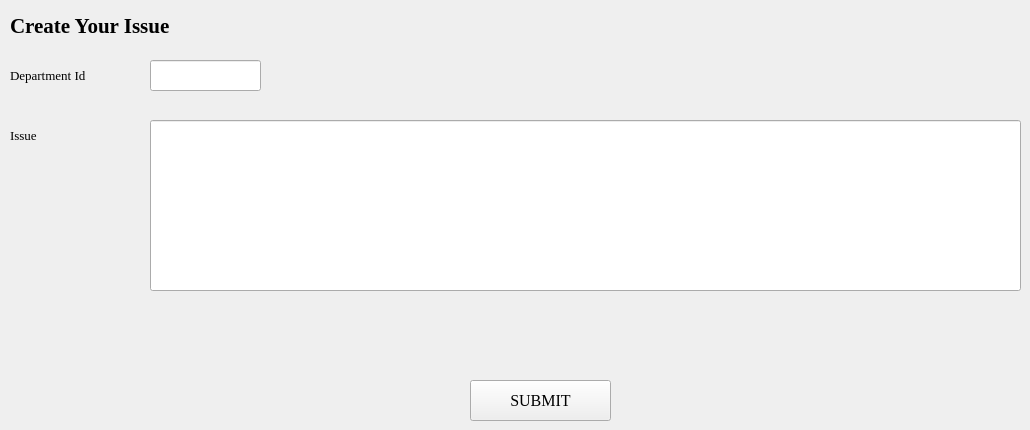
      <widget class="QWidget" name="tab_8">
       <attribute name="title">
        <string>Create Issue</string>
       </attribute>
       <widget class="QPushButton" name="pushButton_8">
        <property name="geometry">
         <rect>
          <x>470</x>
          <y>380</y>
          <width>141</width>
          <height>41</height>
         </rect>
        </property>
        <property name="font">
         <font>
          <family>Georgia</family>
          <pointsize>12</pointsize>
         </font>
        </property>
        <property name="text">
         <string>SUBMIT</string>
        </property>
       </widget>
       <widget class="QLineEdit" name="lineEdit_68">
        <property name="geometry">
         <rect>
          <x>150</x>
          <y>60</y>
          <width>111</width>
          <height>31</height>
         </rect>
        </property>
        <property name="font">
         <font>
          <family>Georgia</family>
          <pointsize>10</pointsize>
         </font>
        </property>
        <property name="text">
         <string/>
        </property>
       </widget>
       <widget class="QLineEdit" name="lineEdit_67">
        <property name="geometry">
         <rect>
          <x>150</x>
          <y>120</y>
          <width>871</width>
          <height>171</height>
         </rect>
        </property>
        <property name="font">
         <font>
          <family>Georgia</family>
          <pointsize>10</pointsize>
         </font>
        </property>
       </widget>
       <widget class="QLabel" name="label_72">
        <property name="geometry">
         <rect>
          <x>10</x>
          <y>120</y>
          <width>91</width>
          <height>31</height>
         </rect>
        </property>
        <property name="font">
         <font>
          <family>Georgia</family>
          <pointsize>10</pointsize>
         </font>
        </property>
        <property name="text">
         <string>Issue</string>
        </property>
       </widget>
       <widget class="QLabel" name="label_106">
        <property name="geometry">
         <rect>
          <x>10</x>
          <y>10</y>
          <width>341</width>
          <height>31</height>
         </rect>
        </property>
        <property name="font">
         <font>
          <family>Georgia</family>
          <pointsize>16</pointsize>
          <weight>75</weight>
          <bold>true</bold>
         </font>
        </property>
        <property name="text">
         <string>Create Your Issue</string>
        </property>
       </widget>
       <widget class="QLabel" name="label_73">
        <property name="geometry">
         <rect>
          <x>10</x>
          <y>60</y>
          <width>121</width>
          <height>31</height>
         </rect>
        </property>
        <property name="font">
         <font>
          <family>Georgia</family>
          <pointsize>10</pointsize>
         </font>
        </property>
        <property name="text">
         <string>Department Id</string>
        </property>
       </widget>
      </widget>
